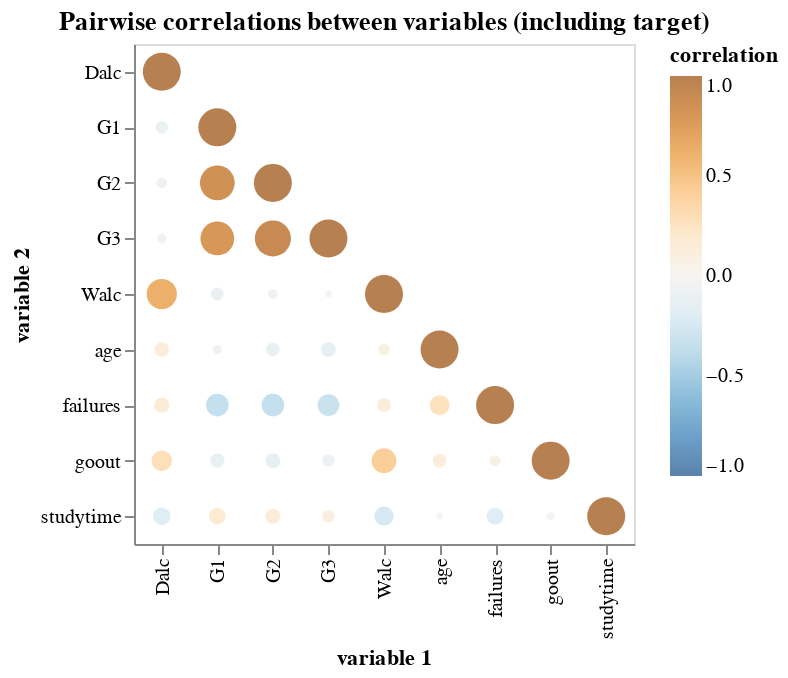

Notebook source saved alongside this figure:
### Markdown cell above
**Figure 2: Density plot for each numeric columns (including the target `G3`)**

Some interesting observations:

- The distirbution of the grades `G3`, `G2`, `G1` are somewhat bell-shaped.
- Most student do not consume alcohol, or very minimally.
- Most student studies around 2-5 hours a week and most of them also did not fail any previous classes.

### Code cell
# ally.corr(train_df).properties(title="Correlation matrices for each numeric column pair")
corr_mat = train_df.select_dtypes(include='number').corr() \
    .reset_index(names="var1") \
    .melt(id_vars="var1", var_name="var2", value_name="correlation")
# get rid of "duplicated" correlation
corr_mat = corr_mat[corr_mat['var1'] <= corr_mat['var2']].reset_index(drop=True)
corr_mat["abs_corr"] = np.abs(corr_mat["correlation"])
alt.Chart(corr_mat).mark_circle().encode(
    alt.X("var1").title("variable 1"),
    alt.Y("var2").title("variable 2"),
    alt.Color("correlation").scale(domain=[-1, 1], scheme="blueorange"),
    alt.Size("abs_corr").legend(None)
).properties(
    width=250,
    height=250,
    title="Pairwise correlations between variables (including target)"
)

### Figure 1 — Vega-Lite specification as saved in the notebook (floating-point values rounded to 4 significant figures)
{"config": {"view": {"continuousWidth": 300, "continuousHeight": 300}}, "data": {"name": "data-efd56ea7d95f22ad05d8da60a15de088"}, "mark": {"type": "circle"}, "encoding": {"color": {"field": "correlation", "scale": {"domain": [-1, 1], "scheme": "blueorange"}, "type": "quantitative"}, "size": {"field": "abs_corr", "legend": null, "type": "quantitative"}, "x": {"field": "var1", "title": "variable 1", "type": "nominal"}, "y": {"field": "var2", "title": "variable 2", "type": "nominal"}}, "height": 250, "title": "Pairwise correlations between variables (including target)", "width": 250, "$schema": "https://vega.github.io/schema/vega-lite/v5.20.1.json", "datasets": {"data-efd56ea7d95f22ad05d8da60a15de088": [{"var1": "age", "var2": "age", "correlation": 1.0, "abs_corr": 1.0}, {"var1": "Dalc", "var2": "age", "correlation": 0.1389, "abs_corr": 0.1389}, {"var1": "Walc", "var2": "age", "correlation": 0.0853, "abs_corr": 0.0853}, {"var1": "G1", "var2": "age", "correlation": -0.04818, "abs_corr": 0.04818}, {"var1": "G2", "var2": "age", "correlation": -0.1177, "abs_corr": 0.1177}, {"var1": "G3", "var2": "age", "correlation": -0.1441, "abs_corr": 0.1441}, {"var1": "age", "var2": "studytime", "correlation": -0.01745, "abs_corr": 0.01745}, {"var1": "studytime", "var2": "studytime", "correlation": 1.0, "abs_corr": 1.0}, {"var1": "failures", "var2": "studytime", "correlation": -0.1857, "abs_corr": 0.1857}, {"var1": "goout", "var2": "studytime", "correlation": -0.03487, "abs_corr": 0.03487}, {"var1": "Dalc", "var2": "studytime", "correlation": -0.2007, "abs_corr": 0.2007}, {"var1": "Walc", "var2": "studytime", "correlation": -0.2489, "abs_corr": 0.2489}, {"var1": "G1", "var2": "studytime", "correlation": 0.1834, "abs_corr": 0.1834}, {"var1": "G2", "var2": "studytime", "correlation": 0.1467, "abs_corr": 0.1467}, {"var1": "G3", "var2": "studytime", "correlation": 0.09855, "abs_corr": 0.09855}, {"var1": "age", "var2": "failures", "correlation": 0.2677, "abs_corr": 0.2677}, {"var1": "failures", "var2": "failures", "correlation": 1.0, "abs_corr": 1.0}, {"var1": "Dalc", "var2": "failures", "correlation": 0.1553, "abs_corr": 0.1553}, {"var1": "Walc", "var2": "failures", "correlation": 0.1212, "abs_corr": 0.1212}, {"var1": "G1", "var2": "failures", "correlation": -0.3463, "abs_corr": 0.3463}, {"var1": "G2", "var2": "failures", "correlation": -0.3462, "abs_corr": 0.3462}, {"var1": "G3", "var2": "failures", "correlation": -0.3207, "abs_corr": 0.3207}, {"var1": "age", "var2": "goout", "correlation": 0.1222, "abs_corr": 0.1222}, {"var1": "failures", "var2": "goout", "correlation": 0.06935, "abs_corr": 0.06935}, {"var1": "goout", "var2": "goout", "correlation": 1.0, "abs_corr": 1.0}, {"var1": "Dalc", "var2": "goout", "correlation": 0.2832, "abs_corr": 0.2832}, {"var1": "Walc", "var2": "goout", "correlation": 0.4205, "abs_corr": 0.4205}, {"var1": "G1", "var2": "goout", "correlation": -0.1317, "abs_corr": 0.1317}, {"var1": "G2", "var2": "goout", "correlation": -0.1433, "abs_corr": 0.1433}, {"var1": "G3", "var2": "goout", "correlation": -0.09549, "abs_corr": 0.09549}, {"var1": "Dalc", "var2": "Dalc", "correlation": 1.0, "abs_corr": 1.0}, {"var1": "Dalc", "var2": "Walc", "correlation": 0.6254, "abs_corr": 0.6254}, {"var1": "Walc", "var2": "Walc", "correlation": 1.0, "abs_corr": 1.0}, {"var1": "G1", "var2": "Walc", "correlation": -0.1032, "abs_corr": 0.1032}, {"var1": "G2", "var2": "Walc", "correlation": -0.05392, "abs_corr": 0.05392}, {"var1": "G3", "var2": "Walc", "correlation": -0.0209, "abs_corr": 0.0209}, {"var1": "Dalc", "var2": "G1", "correlation": -0.09864, "abs_corr": 0.09864}, {"var1": "G1", "var2": "G1", "correlation": 1.0, "abs_corr": 1.0}, {"var1": "Dalc", "var2": "G2", "correlation": -0.06673, "abs_corr": 0.06673}, {"var1": "G1", "var2": "G2", "correlation": 0.8342, "abs_corr": 0.8342}, {"var1": "G2", "var2": "G2", "correlation": 1.0, "abs_corr": 1.0}, {"var1": "Dalc", "var2": "G3", "correlation": -0.05342, "abs_corr": 0.05342}, {"var1": "G1", "var2": "G3", "correlation": 0.7871, "abs_corr": 0.7871}, {"var1": "G2", "var2": "G3", "correlation": 0.9012, "abs_corr": 0.9012}, {"var1": "G3", "var2": "G3", "correlation": 1.0, "abs_corr": 1.0}]}}
